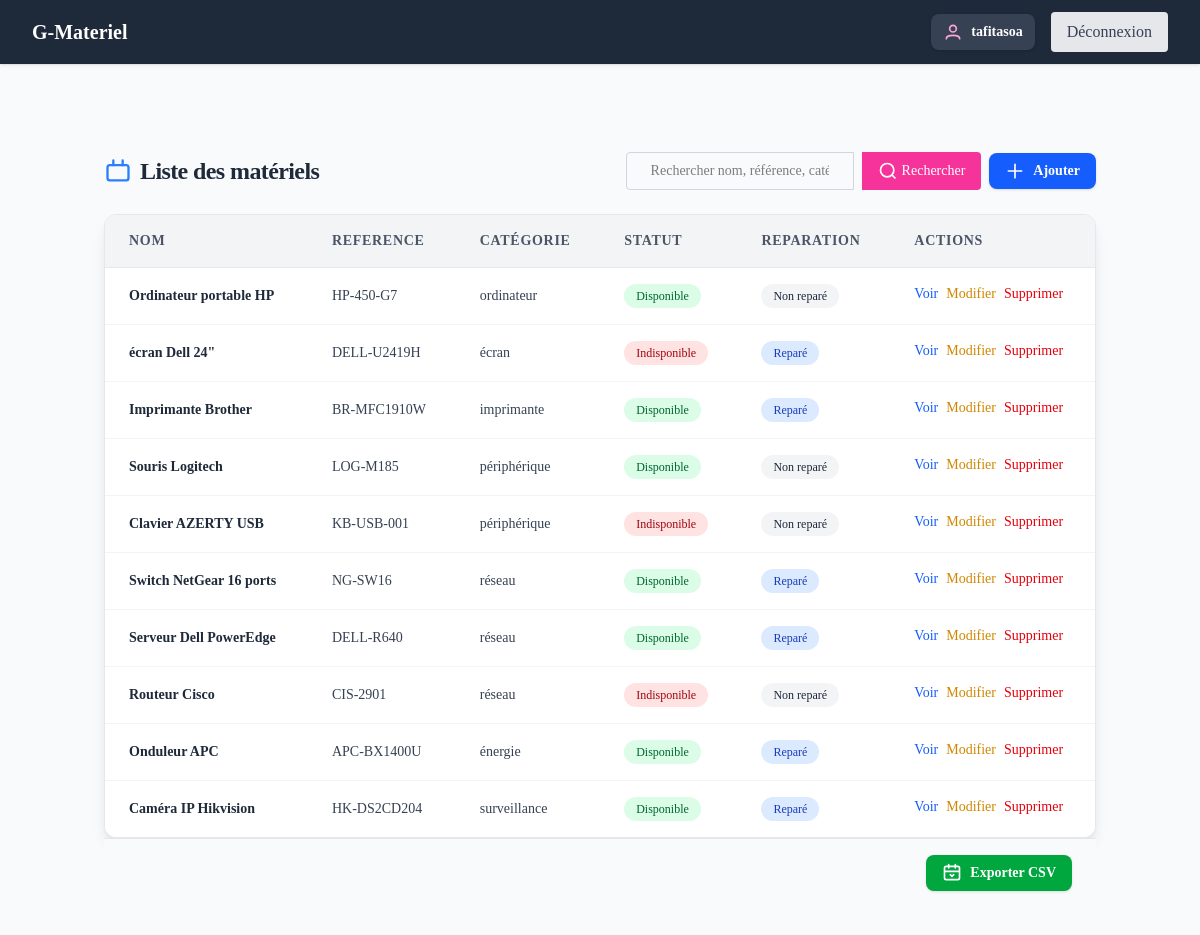
Page /recherche/ (signed in) on the committed database.
### app/models.py (models this page shows, shortened)
class Material(models.Model):
    name = models.CharField(max_length=100, blank=False, null=False)
    reference = models.CharField(max_length=50, unique=True)
    category = models.CharField(max_length=50, blank=False, null=False)
    stat = models.BooleanField(
        default=True
    )  # True for available, False for unavailable
    repere = models.BooleanField(default=False)  # True for repere, False for non-repere

### app/views.py (the view)
# urls.py: path('recherche/', views.recherche, name='recherche'),
@login_required
def recherche(request):
  query = request.GET.get('q', '')
  materiels = Material.objects.all()
  if query:
    materiels = materiels.filter(
      Q(name__icontains=query) |
      Q(reference__icontains=query) |
      Q(category__icontains=query)
    )
  return render(request, 'base.html', {
    'materiels': materiels,
    'request': request,  # Pour {{ request.GET.q }} dans le template
  })

### theme/templates/base.html (shortened to what this page needs)
{% load static tailwind_tags %}
<!DOCTYPE html>
<html lang="fr">
  <head>
    {% tailwind_css %}
  </head>
  <body class="bg-gray-50 font-serif min-h-screen">
    <nav class="bg-gray-800 shadow">
      <div class="max-w-7.5xl mx-auto px-4 sm:px-6 lg:px-8">
        <div class="flex items-center h-16">
          <div class="flex-shrink-0">
            <a class="text-white font-bold text-xl">G-Materiel</a>
          </div>
          <div class="flex-1 flex items-center justify-end">
            <div class="hidden md:block">
              <div class="ml-4 flex items-center md:ml-6 space-x-4">
                {% if user.is_authenticated %}
                    <span class="flex items-center gap-2 bg-gray-700 px-3 py-2 rounded-lg text-white font-semibold text-sm shadow">
                    <svg class="w-5 h-5 text-pink-300" fill="none" stroke="currentColor" stroke-width="2" viewBox="0 0 24 24">
                      <circle cx="12" cy="8" r="4" stroke-linecap="round" stroke-linejoin="round"/>
                      <path d="M4 20c0-2.5 3.5-4 8-4s8 1.5 8 4" stroke-linecap="round" stroke-linejoin="round"/>
                    </svg>
                    {{ user.get_full_name|default:user.username }}
                    </span>
                  <form method="post" action="{% url 'logout' %}" class="inline">
                    <button
                      type="submit"
                      class="block w-full text-left px-4 py-2 text-gray-700 bg-gray-200 hover:bg-gray-300 rounded transition"
                    >
                      Déconnexion
                    </button>
                  </form>
                {% endif %}
              </div>
            </div>
          </div>
        </div>
      </div>
    </nav>
    <main class="container mx-auto px-4 py-8">
      {% block content %}
      <section id="section-materiels" class="mt-6 sm:mt-10">
        <div
          class="flex flex-col gap-4 md:flex-row md:items-center md:justify-between mb-6"
        >
          <h2 class="text-2xl font-extrabold text-gray-800 tracking-tight flex items-center gap-2 w-full md:w-auto justify-center md:justify-start">
            <svg class="w-7 h-7 text-blue-500" fill="none" stroke="currentColor" stroke-width="2" viewBox="0 0 24 24">
              <rect x="3" y="7" width="18" height="13" rx="2" stroke-linecap="round" stroke-linejoin="round"/>
              <path d="M16 3v4M8 3v4" stroke-linecap="round" stroke-linejoin="round"/>
            </svg>
            Liste des matériels
          </h2>
          <div class="flex flex-col sm:flex-row gap-2 w-full md:w-auto items-center justify-center md:justify-start">
            <form
              method="get"
              action="{% url 'recherche' %}"
              class="flex flex-1 max-w-md items-stretch gap-2 w-full"
            >
                <input
                type="text"
                name="q"
                placeholder="Rechercher nom, référence, catégorie..."
                value="{{ request.GET.q|default_if_none:'' }}"
                class="w-full px-6 py-2 border border-gray-300 rounded-l focus:outline-none focus:ring-2 focus:ring-pink-400 text-sm"
                style="min-width: 0px;"
                autocomplete="off"
                />
              <button
                type="submit"
                class="bg-pink-500 text-white px-4 py-2 rounded-r hover:bg-pink-600 transition text-sm flex items-center"
                title="Rechercher"
              >
                <svg class="w-5 h-5 mr-1" fill="none" stroke="currentColor" stroke-width="2" viewBox="0 0 24 24">
                  <circle cx="11" cy="11" r="8" />
                  <path d="M21 21l-4.35-4.35" />
                </svg>
                Rechercher
              </button>
            </form>
            <a
              href="{% url 'add_admin_materiel' %}"
              class="bg-blue-600 text-white px-4 py-2 rounded-lg shadow hover:bg-blue-700 transition font-semibold flex items-center gap-2 text-sm w-full md:w-auto justify-center text-center whitespace-nowrap"
              title="Ajouter un matériel"
            >
              <svg
                class="w-5 h-5 flex-shrink-0"
                fill="none"
                stroke="currentColor"
                stroke-width="2"
                viewBox="0 0 24 24"
              >
                <path
                  stroke-linecap="round"
                  stroke-linejoin="round"
                  d="M12 4v16m8-8H4"
                ></path>
              </svg>
              <span class="truncate">Ajouter</span>
            </a>
          </div>
        </div>
        <div class="overflow-x-auto bg-white shadow-lg rounded-xl border border-gray-200">
          {% if materiels %}
          <table class="min-w-full divide-y divide-gray-200 text-xs md:text-sm">
            <thead class="bg-gray-100">
              <tr>
                <th class="px-2 md:px-6 py-4 text-left font-bold text-gray-600 uppercase tracking-wider">Nom</th>
                <th class="px-2 md:px-6 py-4 text-left font-bold text-gray-600 uppercase tracking-wider">Reference</th>
                <th class="px-2 md:px-6 py-4 text-left font-bold text-gray-600 uppercase tracking-wider">Catégorie</th>
                <th class="px-2 md:px-6 py-4 text-left font-bold text-gray-600 uppercase tracking-wider">Statut</th>
                <th class="px-2 md:px-6 py-4 text-left font-bold text-gray-600 uppercase tracking-wider">Reparation</th>
                <th class="px-2 md:px-6 py-4 text-left font-bold text-gray-600 uppercase tracking-wider">Actions</th>
              </tr>
            </thead>
            <tbody class="bg-white divide-y divide-gray-100">
              {% for materiel in materiels %}
              <tr class="hover:bg-blue-50 transition">
                <td class="px-2 md:px-6 py-4 whitespace-nowrap text-gray-800 font-semibold">
                  {{ materiel.name }}
                </td>
                <td class="px-2 md:px-6 py-4 whitespace-nowrap text-gray-700">
                  {{ materiel.reference }}
                </td>
                <td class="px-2 md:px-6 py-4 whitespace-nowrap text-gray-700">
                  {{ materiel.category|default:"-" }}
                </td>
                <td class="px-2 md:px-6 py-4 whitespace-nowrap">
                  {% if materiel.stat %}
                  <span class="inline-block px-3 py-1 text-xs font-medium bg-green-100 text-green-800 rounded-full">Disponible</span>
                  {% else %}
                  <span class="inline-block px-3 py-1 text-xs font-medium bg-red-100 text-red-800 rounded-full">Indisponible</span>
                  {% endif %}
                </td>
                <td class="px-2 md:px-6 py-4 whitespace-nowrap">
                  {% if materiel.repere %}
                  <span class="inline-block px-3 py-1 text-xs font-medium bg-blue-100 text-blue-800 rounded-full">Reparé</span>
                  {% else %}
                  <span class="inline-block px-3 py-1 text-xs font-medium bg-gray-100 text-gray-800 rounded-full">Non reparé</span>
                  {% endif %}
                </td>
                <td class="px-2 md:px-6 py-4 whitespace-nowrap flex flex-col md:flex-row gap-2">
                  <a href="{% url 'voir_plus_admin' materiel.id %}" class="text-blue-600 hover:underline text-xs md:text-sm">Voir</a>
                  <a href="{% url 'edit_view_admin' materiel.id %}" class="text-yellow-600 hover:underline text-xs md:text-sm">Modifier</a>
                  <a href="{% url 'delete_admin' materiel.id %}" class="text-red-600 hover:underline text-xs md:text-sm">Supprimer</a>
                </td>
              </tr>
              {% endfor %}
            </tbody>
          </table>
          {% else %}
          <p class="p-6 text-gray-500 text-center">Aucun matériel trouvé.</p>
          {% endif %}
        </div>
        <div class="flex justify-end px-2 md:px-6 py-4 bg-gray-50 border-t border-gray-200">
          <a href="{% url 'export' %}"
             class="inline-flex items-center gap-2 bg-green-600 text-white px-4 py-2 rounded-lg shadow hover:bg-green-700 transition font-semibold text-xs md:text-sm"
             title="Exporter la liste des utilisateurs au format CSV">
            Exporter CSV
          </a>
        </div>
      </section>
      {% endblock %}
    </main>
  </body>
</html>

### rows in the picture
Material: name "Ordinateur portable HP", reference "HP-450-G7", category "ordinateur", stat "Disponible", repere "Non reparé"
Material: name "écran Dell 24\"", reference "DELL-U2419H", category "écran", stat "Indisponible", repere "Reparé"
Material: name "Imprimante Brother", reference "BR-MFC1910W", category "imprimante", stat "Disponible", repere "Reparé"
Material: name "Souris Logitech", reference "LOG-M185", category "périphérique", stat "Disponible", repere "Non reparé"
Material: name "Clavier AZERTY USB", reference "KB-USB-001", category "périphérique", stat "Indisponible", repere "Non reparé"
Material: name "Switch NetGear 16 ports", reference "NG-SW16", category "réseau", stat "Disponible", repere "Reparé"
Material: name "Serveur Dell PowerEdge", reference "DELL-R640", category "réseau", stat "Disponible", repere "Reparé"
Material: name "Routeur Cisco", reference "CIS-2901", category "réseau", stat "Indisponible", repere "Non reparé"
Material: name "Onduleur APC", reference "APC-BX1400U", category "énergie", stat "Disponible", repere "Reparé"
Material: name "Caméra IP Hikvision", reference "HK-DS2CD204", category "surveillance", stat "Disponible", repere "Reparé"

### other values in the picture
{{ user.get_full_name|default:user.username }} "tafitasoa"
